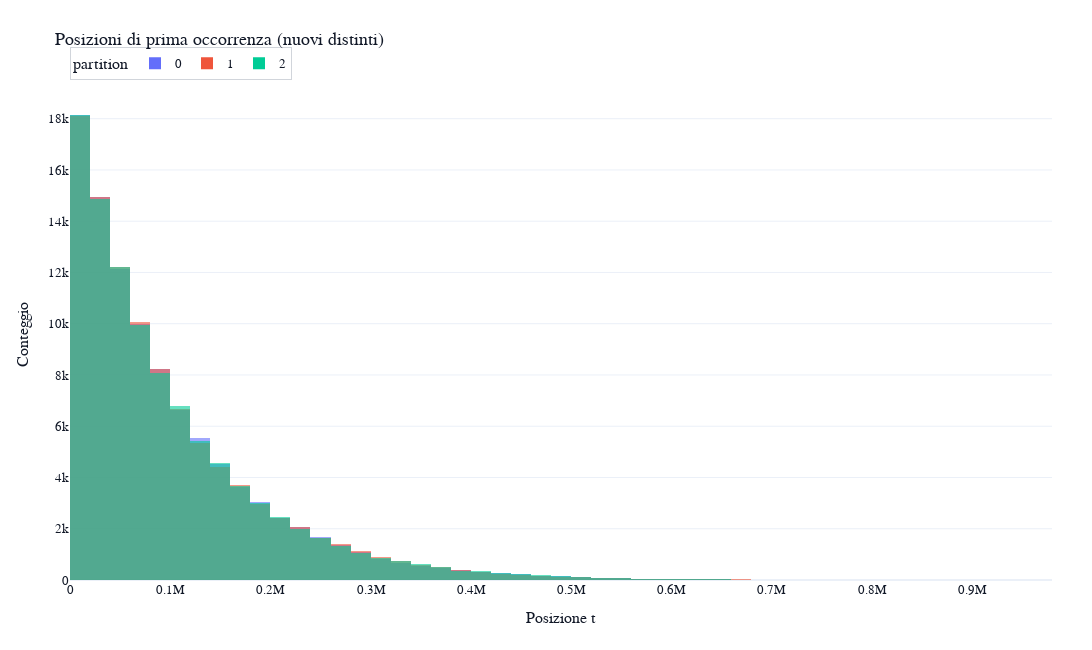

This figure's notebook cell:
### Code cell
# Distribuzione posizioni di prima occorrenza (truth bits) per le prime 3 partizioni
frames = []
for p_idx in range(min(3, int(row['p']))):
    first_pos = partition_first_occurrence_positions(DATASET_PATH, partition=p_idx)
    frames.append(first_pos)

first_all = pd.concat(frames, ignore_index=True) if frames else pd.DataFrame(columns=['partition', 'position'])

if not first_all.empty:
    fig = px.histogram(
        first_all,
        x='position',
        color='partition',
        nbins=50,
        barmode='overlay',
        opacity=0.6,
        title='Posizioni di prima occorrenza (nuovi distinti)'
    )
    fig.update_layout(**BASE_LAYOUT, width=1200, height=650)
    fig.update_xaxes(title='Posizione t', fixedrange=False)
    fig.update_yaxes(title='Conteggio', fixedrange=False)
    fig.show(config=PLOT_CONFIG)

### Figure 1 — Plotly figure (JSON) as saved in the notebook; plotly's stock layout.template omitted (floating-point values rounded to 4 significant figures; data arrays with more than 128 entries replaced by an {"elided": "..."} marker saying what was removed)
{"data": [{"bingroup": "x", "hovertemplate": "partition=0<br>position=%{x}<br>count=%{y}<extra></extra>", "legendgroup": "0", "marker": {"color": "#636efa", "opacity": 0.6, "pattern": {"shape": ""}}, "name": "0", "nbinsx": 50, "orientation": "v", "showlegend": true, "type": "histogram", "x": {"elided": "100000 int values"}, "xaxis": "x", "yaxis": "y"}, {"bingroup": "x", "hovertemplate": "partition=1<br>position=%{x}<br>count=%{y}<extra></extra>", "legendgroup": "1", "marker": {"color": "#EF553B", "opacity": 0.6, "pattern": {"shape": ""}}, "name": "1", "nbinsx": 50, "orientation": "v", "showlegend": true, "type": "histogram", "x": {"elided": "100000 int values"}, "xaxis": "x", "yaxis": "y"}, {"bingroup": "x", "hovertemplate": "partition=2<br>position=%{x}<br>count=%{y}<extra></extra>", "legendgroup": "2", "marker": {"color": "#00cc96", "opacity": 0.6, "pattern": {"shape": ""}}, "name": "2", "nbinsx": 50, "orientation": "v", "showlegend": true, "type": "histogram", "x": {"elided": "100000 int values"}, "xaxis": "x", "yaxis": "y"}], "layout": {"barmode": "overlay", "font": {"color": "#111827", "family": "Arial", "size": 13}, "height": 650, "legend": {"bgcolor": "rgba(255,255,255,0.9)", "bordercolor": "#D1D5DB", "borderwidth": 1, "itemclick": "toggleothers", "orientation": "h", "title": {"text": "partition"}, "tracegroupgap": 0, "x": 0, "xanchor": "left", "y": 1.02, "yanchor": "bottom"}, "margin": {"b": 70, "l": 70, "r": 40, "t": 90}, "title": {"text": "Posizioni di prima occorrenza (nuovi distinti)"}, "width": 1200, "xaxis": {"anchor": "y", "domain": [0, 1], "fixedrange": false, "title": {"text": "Posizione t"}}, "yaxis": {"anchor": "x", "domain": [0, 1], "fixedrange": false, "title": {"text": "Conteggio"}}}}
